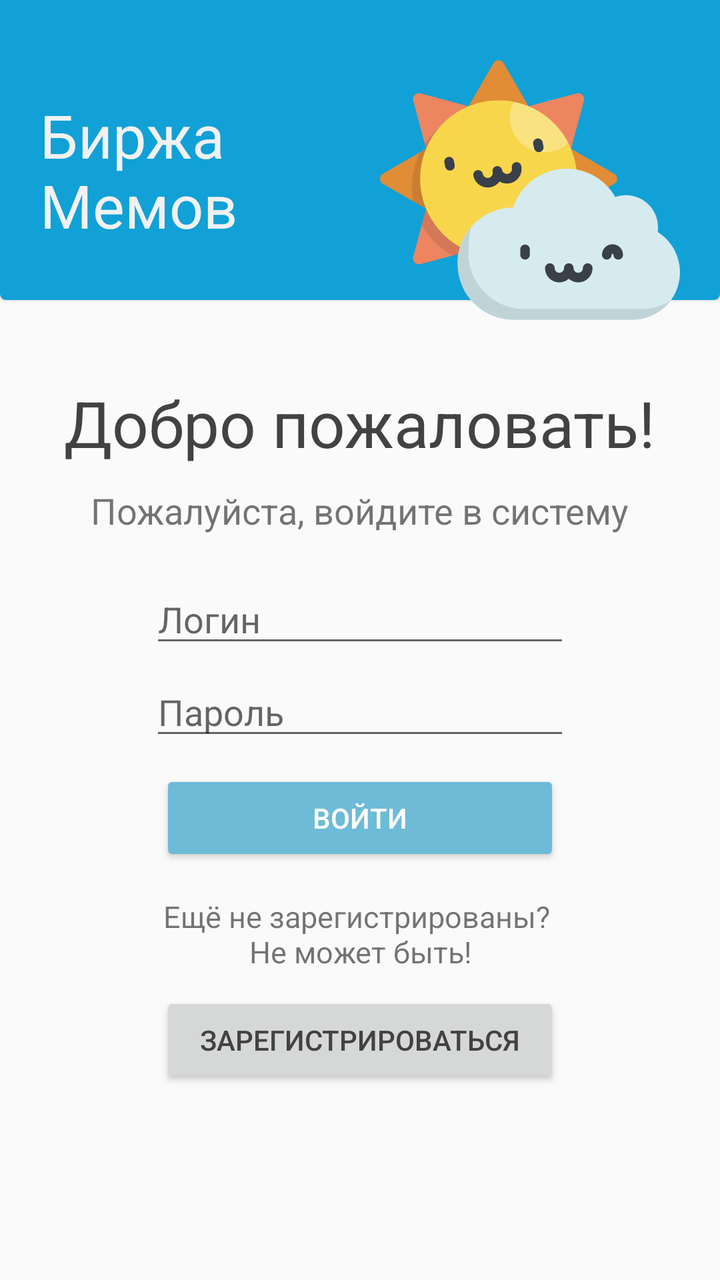
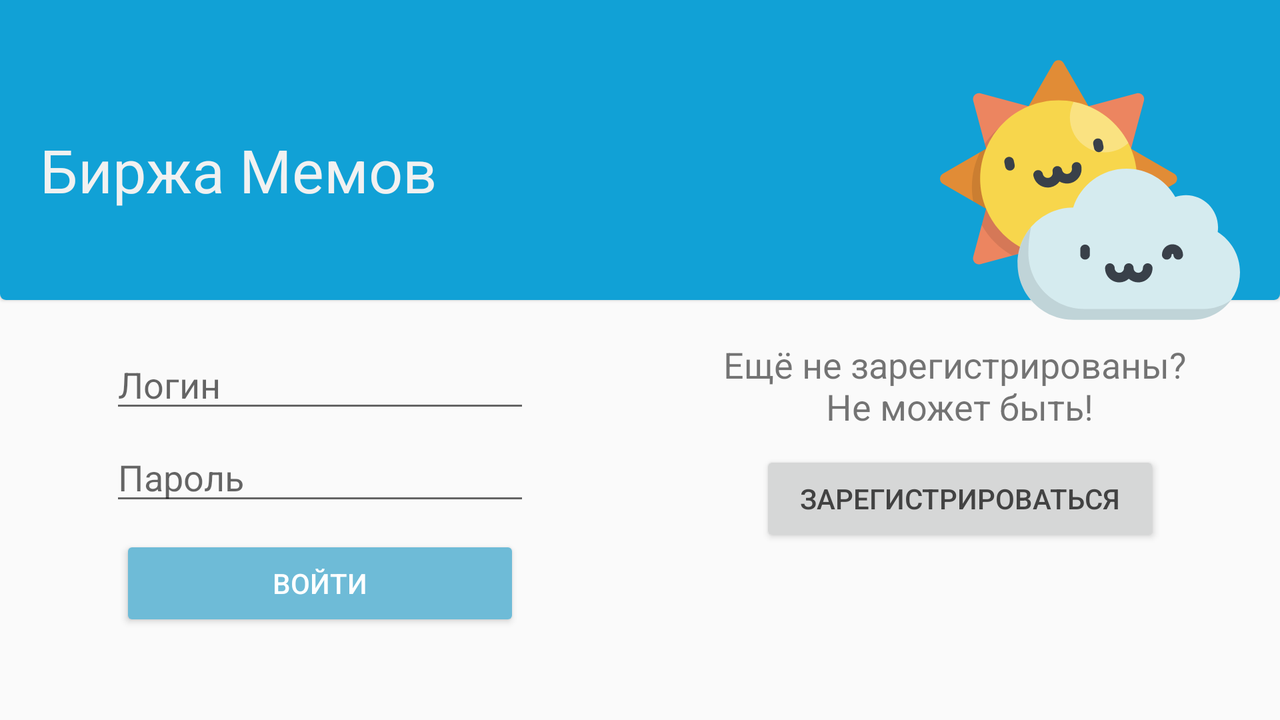

The same Android screen from two of the app's own layout files: first res/layout/ as a phone draws it, then the repository's variant for another configuration, drawn on a device whose configuration selects that folder. Both files follow.
<!-- AndroidManifest.xml: application theme AppTheme -->
<!-- res/layout/login_fragment.xml -->
<?xml version="1.0" encoding="utf-8"?>
<RelativeLayout xmlns:android="http://schemas.android.com/apk/res/android"
                xmlns:app="http://schemas.android.com/apk/res-auto"
                xmlns:tools="http://schemas.android.com/tools"
                android:orientation="vertical"
              android:layout_width="match_parent"
              android:layout_height="match_parent">

    <ScrollView
        android:layout_width="match_parent"
        android:layout_height="match_parent"
        android:layout_alignParentTop="true"
        android:layout_alignParentStart="true">

        <RelativeLayout
            android:layout_width="match_parent"
            android:layout_height="wrap_content">

            <RelativeLayout
                android:id="@+id/loginTopContainer"
                android:layout_width="match_parent"
                android:layout_height="wrap_content"
                android:orientation="vertical">

                <RelativeLayout
                    android:id="@+id/sky"
                    android:layout_width="match_parent"
                    android:layout_height="150dp"
                    android:background="@drawable/top_welcome_background"
                    android:elevation="1dp">

                </RelativeLayout>

                <ImageView
                    android:id="@+id/happyCloud"
                    android:layout_width="150dp"
                    android:layout_height="150dp"
                    android:layout_alignParentRight="true"
                    android:layout_marginRight="20dp"
                    android:layout_marginTop="20dp"
                    android:elevation="2dp"
                    app:srcCompat="@drawable/ic_happy_cloud"/>

                <TextView
                    android:id="@+id/memeExchange"
                    android:layout_width="wrap_content"
                    android:layout_height="wrap_content"
                    android:layout_centerVertical="true"
                    android:layout_marginStart="20dp"
                    android:elevation="3dp"
                    android:text="@string/app_name_transferred"
                    android:textColor="@color/brightGray"
                    android:textSize="30sp"
                    fontPath="fonts/Roboto-BoldItalic.ttf"/>

            </RelativeLayout>

            <RelativeLayout
                android:id="@+id/loginTextContainer"
                android:layout_width="match_parent"
                android:layout_height="wrap_content"
                android:layout_below="@+id/loginTopContainer"
                android:layout_marginTop="10dp">

                <TextView
                    android:id="@+id/welcome"
                    fontPath="fonts/Roboto-Bold.ttf"
                    android:layout_width="wrap_content"
                    android:layout_height="wrap_content"
                    android:layout_centerHorizontal="true"
                    android:layout_marginTop="10dp"
                    android:text="@string/welcome"
                    android:textColor="@color/textColor"
                    android:textSize="32sp"/>

                <TextView
                    android:id="@+id/pleaseLoginFirst"
                    android:layout_width="wrap_content"
                    android:layout_height="wrap_content"
                    android:layout_below="@+id/welcome"
                    android:layout_centerHorizontal="true"
                    android:layout_marginTop="10dp"
                    android:text="@string/please_login_first"
                    android:textSize="18sp"
                    fontPath="fonts/Roboto-LightItalic.ttf"/>

            </RelativeLayout>

            <RelativeLayout
                android:id="@+id/joinContainer"
                android:layout_width="match_parent"
                android:layout_height="match_parent"
                android:layout_alignParentStart="true"
                android:layout_below="@+id/loginTextContainer"
                android:paddingBottom="15dp">

                <EditText
                    android:id="@+id/loginEditText"
                    android:layout_width="wrap_content"
                    android:layout_height="wrap_content"
                    android:layout_alignParentTop="true"
                    android:layout_alignStart="@+id/passwordEditText"
                    android:layout_marginTop="20dp"
                    android:ems="10"
                    android:hint="@string/login"
                    android:inputType="textPersonName"/>

                <EditText
                    android:id="@+id/passwordEditText"
                    android:layout_width="wrap_content"
                    android:layout_height="wrap_content"
                    android:layout_below="@+id/loginEditText"
                    android:layout_centerHorizontal="true"
                    android:layout_marginTop="5dp"
                    android:ems="10"
                    android:hint="@string/password"
                    android:inputType="textPassword"/>

                <ProgressBar
                    android:id="@+id/loginProgressBar"
                    style="?android:attr/progressBarStyle"
                    android:layout_width="200dp"
                    android:layout_height="wrap_content"
                    android:layout_below="@+id/passwordEditText"
                    android:layout_centerHorizontal="true"
                    android:layout_marginTop="10dp"
                    android:visibility="invisible"/>

                <Button
                    android:id="@+id/loginButton"
                    android:layout_width="200dp"
                    android:layout_height="wrap_content"
                    android:layout_below="@+id/passwordEditText"
                    android:layout_centerHorizontal="true"
                    android:layout_marginTop="10dp"
                    android:backgroundTint="@color/colorAccent"
                    android:text="@string/join"
                    android:textColor="@android:color/white"/>

            </RelativeLayout>

            <RelativeLayout
                android:id="@+id/registerContainer"
                android:layout_width="match_parent"
                android:layout_height="match_parent"
                android:layout_below="@+id/joinContainer"
                android:paddingBottom="15dp">

                <TextView
                    android:id="@+id/notYetRegistered"
                    android:layout_width="wrap_content"
                    android:layout_height="wrap_content"
                    android:layout_below="@+id/loginButton"
                    android:layout_centerHorizontal="true"
                    android:text="@string/not_yet_registered"
                    android:textAlignment="center"
                    android:textSize="15sp"/>

                <Button
                    android:id="@+id/registerButton"
                    android:layout_width="200dp"
                    android:layout_height="wrap_content"
                    android:layout_below="@+id/notYetRegistered"
                    android:layout_centerHorizontal="true"
                    android:layout_marginTop="10dp"
                    android:text="@string/register"
                    android:textColor="@color/textColor"/>
            </RelativeLayout>

        </RelativeLayout>
    </ScrollView>

</RelativeLayout>
<!-- resources referenced by this layout -->
<resources>
  <color name="brightGray">#f1f1f1</color>
  <color name="colorAccent">#6ebbd7</color>
  <color name="textColor">#424242</color>
  <!-- drawable ic_happy_cloud: vector/xml drawable (drawable, 7390 chars, omitted) -->
  <!-- drawable top_welcome_background (drawable) -->
  <?xml version="1.0" encoding="utf-8"?>
  <shape xmlns:android="http://schemas.android.com/apk/res/android"
         android:shape="rectangle" android:padding="10dp">
  
      <solid android:color="#11a1d6"/>
      <corners
          android:bottomRightRadius="3dp"
          android:bottomLeftRadius="3dp"/>
  
  </shape>
  <string name="app_name_transferred">Биржа \nМемов</string>
  <string name="join">Войти</string>
  <string name="login">Логин</string>
  <string name="not_yet_registered">Ещё не зарегистрированы? \nНе может быть!</string>
  <string name="password">Пароль</string>
  <string name="please_login_first">Пожалуйста, войдите в систему</string>
  <string name="register">Зарегистрироваться</string>
  <string name="welcome">Добро пожаловать!</string>
  <style name="AppTheme" parent="Theme.AppCompat.Light.NoActionBar">
          
          <item name="colorPrimary">@color/green</item>
          <item name="colorPrimaryDark">@color/blue</item>
          <item name="colorAccent">@color/green</item>
          <item name="android:windowNoTitle">true</item>
          <item name="android:textColorPrimary">@color/textColor</item>
      </style>
  <color name="green">#4cd63d</color>
  <color name="blue">#2c82c9</color>
</resources>
<!-- res/layout-land/login_fragment.xml (the repository's variant of the layout above) -->
<!-- drawn on the phone turned sideways -->
<?xml version="1.0" encoding="utf-8"?>
<RelativeLayout xmlns:android="http://schemas.android.com/apk/res/android"
                xmlns:app="http://schemas.android.com/apk/res-auto"
                xmlns:tools="http://schemas.android.com/tools"
                android:orientation="vertical"
              android:layout_width="match_parent"
              android:layout_height="match_parent">

    <ScrollView
        android:layout_width="match_parent"
        android:layout_height="match_parent">

        <RelativeLayout
            android:layout_width="match_parent"
            android:layout_height="wrap_content">

            <LinearLayout
                android:layout_width="match_parent"
                android:layout_height="match_parent"
                android:layout_below="@+id/loginTopContainer"
                android:orientation="horizontal">

                <RelativeLayout
                    android:id="@+id/joinContainer"
                    android:layout_width="match_parent"
                    android:layout_height="match_parent"
                    android:layout_below="@+id/loginTextContainer"
                    android:layout_weight="1"
                    >

                    <EditText
                        android:id="@+id/loginEditText"
                        android:layout_width="wrap_content"
                        android:layout_height="wrap_content"
                        android:layout_centerHorizontal="true"
                        android:ems="10"
                        android:hint="@string/login"
                        android:inputType="textPersonName"/>

                    <EditText
                        android:id="@+id/passwordEditText"
                        android:layout_width="wrap_content"
                        android:layout_height="wrap_content"
                        android:layout_below="@+id/loginEditText"
                        android:layout_centerHorizontal="true"
                        android:layout_marginTop="5dp"
                        android:ems="10"
                        android:hint="@string/password"
                        android:inputType="textPassword"/>

                    <ProgressBar
                        android:id="@+id/loginProgressBar"
                        style="?android:attr/progressBarStyle"
                        android:layout_width="200dp"
                        android:layout_height="wrap_content"
                        android:layout_below="@+id/passwordEditText"
                        android:layout_centerHorizontal="true"
                        android:layout_marginTop="10dp"
                        android:visibility="invisible"/>

                    <Button
                        android:id="@+id/loginButton"
                        android:layout_width="200dp"
                        android:layout_height="wrap_content"
                        android:layout_below="@+id/passwordEditText"
                        android:layout_centerHorizontal="true"
                        android:layout_centerVertical="false"
                        android:layout_marginTop="10dp"
                        android:backgroundTint="@color/colorAccent"
                        android:text="@string/join"
                        android:textColor="@android:color/white"/>

                </RelativeLayout>

                <RelativeLayout
                    android:id="@+id/registerContainer"
                    android:layout_width="match_parent"
                    android:layout_height="match_parent"
                    android:layout_weight="1"
                    >

                    <TextView
                        android:id="@+id/notYetRegistered"
                        android:layout_width="wrap_content"
                        android:layout_height="wrap_content"
                        android:layout_below="@+id/loginButton"
                        android:layout_centerHorizontal="true"
                        android:text="@string/not_yet_registered"
                        android:textAlignment="center"
                        android:textSize="18sp"/>

                    <Button
                        android:id="@+id/registerButton"
                        android:layout_width="200dp"
                        android:layout_height="wrap_content"
                        android:layout_below="@+id/notYetRegistered"
                        android:layout_centerHorizontal="true"
                        android:layout_marginTop="10dp"
                        android:elevation="5dp"
                        android:text="@string/register"
                        android:textColor="@color/textColor"/>
                </RelativeLayout>

            </LinearLayout>

            <RelativeLayout
                android:id="@+id/loginTopContainer"
                android:layout_width="match_parent"
                android:layout_height="wrap_content"
                android:orientation="vertical">

                <RelativeLayout
                    android:id="@+id/sky"
                    android:layout_width="match_parent"
                    android:layout_height="150dp"
                    android:background="@drawable/top_welcome_background"
                    android:elevation="1dp">

                </RelativeLayout>

                <ImageView
                    android:id="@+id/happyCloud"
                    android:layout_width="150dp"
                    android:layout_height="150dp"
                    android:layout_alignParentRight="true"
                    android:layout_marginRight="20dp"
                    android:layout_marginTop="20dp"
                    android:elevation="2dp"
                    app:srcCompat="@drawable/ic_happy_cloud"/>

                <TextView
                    android:id="@+id/memeExchange"
                    fontPath="fonts/Roboto-BoldItalic.ttf"
                    android:layout_width="wrap_content"
                    android:layout_height="wrap_content"
                    android:layout_centerVertical="true"
                    android:layout_marginStart="20dp"
                    android:elevation="3dp"
                    android:text="@string/app_name"
                    android:textColor="@color/brightGray"
                    android:textSize="30sp"/>

            </RelativeLayout>
        </RelativeLayout>
    </ScrollView>

</RelativeLayout>
<!-- resources referenced by the variant -->
<!-- as the phone turned sideways resolves them -->
<resources>
  <color name="brightGray">#f1f1f1</color>
  <color name="colorAccent">#6ebbd7</color>
  <color name="textColor">#424242</color>
  <!-- drawable ic_happy_cloud: vector/xml drawable (drawable, 7390 chars, omitted) -->
  <!-- drawable top_welcome_background (drawable) -->
  <?xml version="1.0" encoding="utf-8"?>
  <shape xmlns:android="http://schemas.android.com/apk/res/android"
         android:shape="rectangle" android:padding="10dp">
  
      <solid android:color="#11a1d6"/>
      <corners
          android:bottomRightRadius="3dp"
          android:bottomLeftRadius="3dp"/>
  
  </shape>
  <string name="app_name">Биржа Мемов</string>
  <string name="join">Войти</string>
  <string name="login">Логин</string>
  <string name="not_yet_registered">Ещё не зарегистрированы? \nНе может быть!</string>
  <string name="password">Пароль</string>
  <string name="register">Зарегистрироваться</string>
  <style name="AppTheme" parent="Theme.AppCompat.Light.NoActionBar">
          
          <item name="colorPrimary">@color/green</item>
          <item name="colorPrimaryDark">@color/blue</item>
          <item name="colorAccent">@color/green</item>
          <item name="android:windowNoTitle">true</item>
          <item name="android:textColorPrimary">@color/textColor</item>
      </style>
  <color name="green">#4cd63d</color>
  <color name="blue">#2c82c9</color>
</resources>
